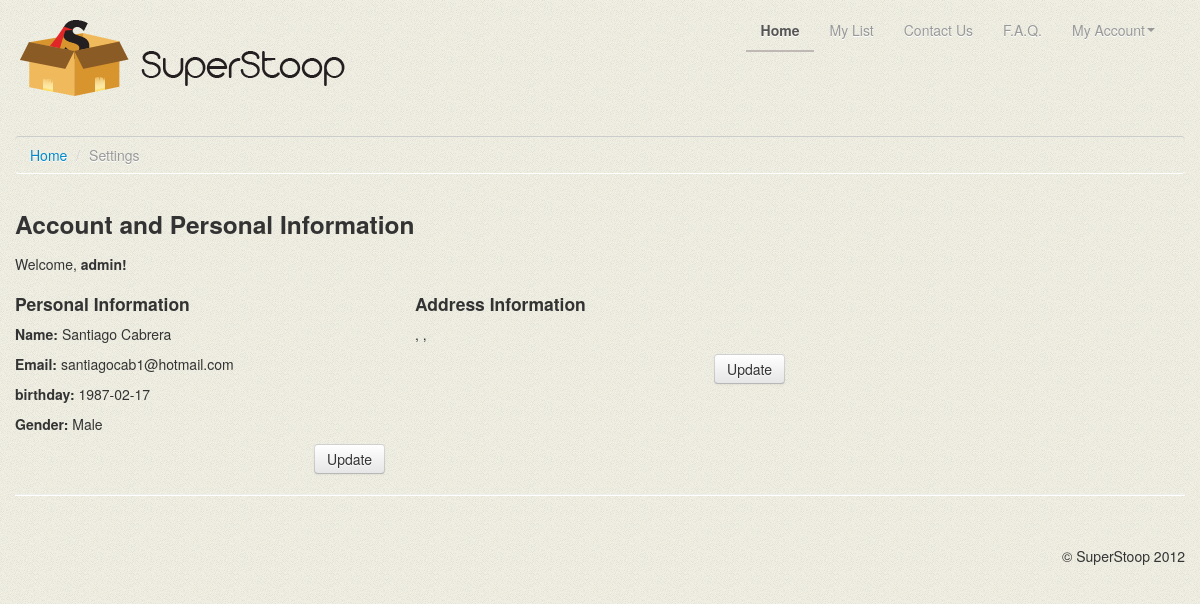
The page /old/superstoop_old/usersettings.php (signed in) on the database its author committed.
### tables this page shows
CREATE TABLE IF NOT EXISTS `members` (
  `memberID` int(11) NOT NULL AUTO_INCREMENT,
  `username` varchar(20) NOT NULL,
  `password` varchar(20) NOT NULL,
  `firstName` varchar(50) NOT NULL,
  `lastName` varchar(50) NOT NULL,
  `theBday` date NOT NULL,
  `theGender` tinyint(1) NOT NULL,
  `theEmail` varchar(70) NOT NULL,
  `active` tinyint(1) NOT NULL,
  `admin` tinyint(1) NOT NULL,
  PRIMARY KEY (`memberID`),
  UNIQUE KEY `username` (`username`),
  UNIQUE KEY `memberID` (`memberID`),
  UNIQUE KEY `theemail` (`theEmail`)
);

### old/superstoop_old/usersettings.php (the view, shortened to what this page needs)
<?php $username = $_SESSION['username']?>
<?php
$query = "SELECT * FROM members WHERE username='$username'";
$result = mysql_query( $query ) or die( "Query failed: ". mysql_error() );
$row = mysql_fetch_array($result, MYSQL_ASSOC);
	$theEmail = $row['theEmail'];
	$firstName = $row['firstName'];
	$lastName = $row['lastName'];
	$bDay = $row["theBday"];
	if($row['theGender']==0){
		$gender = "Male";
	}else{
		$gender = "Female";
	}
		$query = "SELECT theAddress, address.zip AS zipcode, theCity, theState ";
		$query .= "FROM address,members,zipcodes ";
		$query .= "WHERE members.username = '$username' AND members.memberID = address.memberID AND address.zip = zipcodes.zip";
		$result = mysql_query( $query ) or die( "Query failed: ". mysql_error() );
		$row = mysql_fetch_array($result, MYSQL_ASSOC);
		$zipcode = $row['zipcode'];
		$theCity = $row['theCity'];
		$theState = $row['theState'];
?>
<!DOCTYPE html>
 <html class="no-js">
    <head>
        <link rel="stylesheet" href="css/bootstrap.min.css">
        <link rel="stylesheet" href="css/bootstrap-responsive.min.css">
        <link rel="stylesheet" href="css/main.css">
    </head>
    <body>
		<div class="navbar navbar-inverse">
			<div class="navbar-inner">
				<div class="container">
					<a class="brand" href="index.html">Super Stoop</a>
					<div class="nav-collapse collapse pull-right">
						<ul class="nav">
							<li class="active"><a href="index.php">Home</a></li>
							<li><a href="mylist.php">My List</a></li>
							<li><a href="contact.php">Contact Us</a></li>
							<li><a href="faq.php">F.A.Q.</a></li>
							<li class="dropdown">
                                <a href="#" class="dropdown-toggle" data-toggle="dropdown">My Account<b class="caret"></b></a>
                            </li>
						</ul>
					</div>
				</div>
			</div>
		</div>
		<div class="container register">
			<ul class="breadcrumb">
			  <li><a href="index.php">Home</a> <span class="divider">/</span></li>
			  <li class="active">Settings</li>
			</ul>
			<div class="row">
                <div class="span12">
                	<h3>Account and Personal Information</h3>
                	<p>Welcome, <?php echo "<b>$username!</b>";?></p>
					<div class="row">
						<div class="span4">
							<form class="form-horizontal" action="update_personalinfo.php" method="post">
								<h4>Personal Information</h4>
									<p><b>Name: </b><?php echo $firstName . " " . $lastName ?></p>
									<p><b>Email: </b><?php echo $theEmail; ?></p>
									<p><b>birthday: </b><?php echo $bDay; ?></p>
									<p><b>Gender: </b><?php echo $gender?></p>
								<input class="btn" type="submit" value="Update" />
							</form>
						</div>
						<div class="span4">
							<form class="form-horizontal" action="update_addressinfo.php" method="post">
								<h4>Address Information</h4>
									<p><?php echo "$theCity, $theState, $zipcode" ?></p>
								<input class="btn" type="submit" value="Update" />
							</form>
						</div>
					</div>
				</div>
            </div>
			<hr>
            <footer>
                <p>&copy; SuperStoop 2012</p>
            </footer>
        </div>
    </body>
</html>

### old/superstoop_old/css/main.css (style rules this page uses)
body { background: #000 url(../img/bg.png) repeat; }
.brand { background: url(../img/logo.png) no-repeat; width:325px; height:76px; text-indent:-99999px; }
.btn { float:right; }
@media (min-width: 1200px) { input { padding: 4px 2%; width: 95%; } }
@media (min-width: 1200px) { .btn { width:80px; } }
@media (min-width: 1200px) { footer p { float:right; margin-top:30px; } }
.nav > li > a { display: inline; }

### old/superstoop_old/usersettings.php (style rules this page uses)
body { padding-top: 20px; padding-bottom: 40px; }

### rows shown on the page
members: firstName "Santiago", lastName "Cabrera", theEmail "santiagocab1@hotmail.com", theBday "1987-02-17", theGender "Male"

### other values the page prints
$username "admin"
